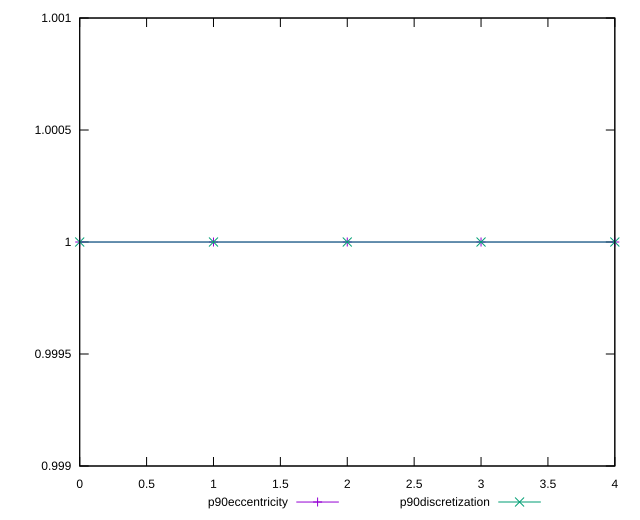

Write the gnuplot code that produced this figure.
reset

$p90Eccentricity <<EOF
0 1
1 0.9999999999999999
2 1.0000000000000004
3 0.9999999999999999
4 0.9999999999999999
EOF

$p90Discretization <<EOF
0 1
1 1
2 1
3 1
4 1
EOF

set key outside below
set xrange [0:4]
set yrange [0.9989999999999999:1.0010000000000003]
set trange [0.9989999999999999:1.0010000000000003]
set terminal svg size 640, 520 enhanced background rgb 'white'
set output "report_00009_2021-02-08T22-37-41.559Z/meta/pScore-difference/progression/eccentricity.svg"

plot $p90Eccentricity title "p90eccentricity" with linespoints, \
     $p90Discretization title "p90discretization" with linespoints

reset
